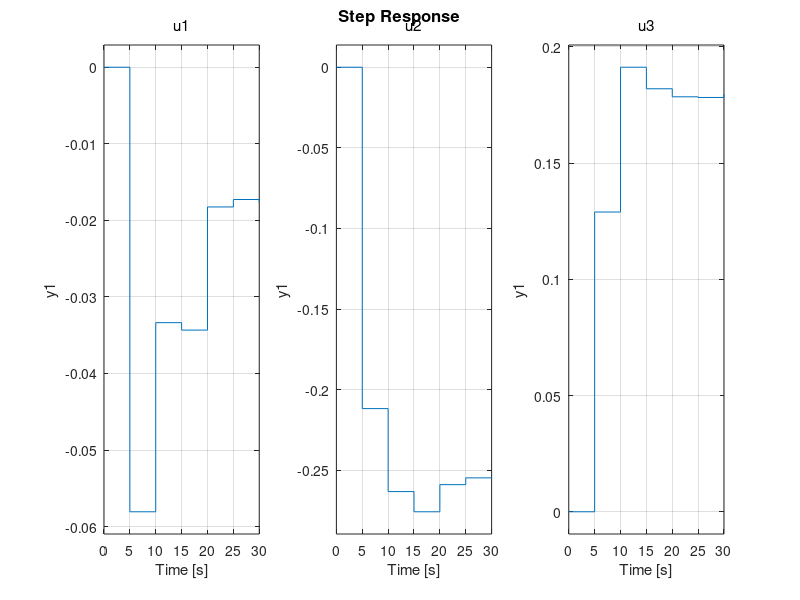

Write the MATLAB code that produced this figure.
%%
% the chosen model (4 state, subseries =200)
%% learned 2 state model  subseries=50
% validation loss  1.1903176307678223
A=[0.25892714  0.02125828;-0.6919281   0.17042749];
B=[-0.21627925 -0.0987151   0.06778879;-0.354768    0.09810929 -0.07273055];
C=[0.29548362 -0.56777394];
D=0;
ts=5;
sys = ss(A,B,C,D,ts);
step(sys)
%% learned 2 state model  subseries=400
% validation loss  1.1030536890029907
A=[0.14053252,-0.36566183;-0.46399364,-0.31118467];
B=[0.22369824,0.3010773,-0.07944702;-0.20917645,-0.22528267,-0.0524387];
C=[0.4431089,-0.56475943];
D=0;
ts=5;
sys = ss(A,B,C,D,ts);
step(sys)

%% learned 3 state model subseries=50
% validation loss  1.1199733018875122
A=[-0.20468305 -0.15762964 -0.27268916;
    -0.48475    -0.12887418 -0.04021144;
    -0.43825504  0.37917134 -0.04751418];
B=[0.10975306  0.04732624 -0.24841562;
    0.16496366  0.14728484  0.34937814;
    -0.32426608  0.12106289 -0.19939707];
C=[-0.16595249 -0.5456792  -0.48140964];
D=0;
ts=5;
sys = ss(A,B,C,D,ts);
step(sys)

%% learned 3 state model subseries=400
% validation loss  1.1811745166778564
A=[-0.35908377  0.1070694  -0.14868103;
    -0.0884248  -0.2296993   0.0999795;
    0.06164128  0.3222499   0.24255393];
B=[0.36767304 -0.1703708  -0.23183373;
    0.09809564  0.02941514  0.31707227;
    0.24076413 -0.02929946 -0.23198277];
C=[-0.68066764 -0.12430349 -0.38992277];
D=0;
ts=5;
sys = ss(A,B,C,D,ts);
step(sys)

%% learned 4 state model subseries=50
% validation loss  1.1477457284927368
A=[0.10219794 -0.305089    0.21109945 -0.03365075;
    -0.58049536  0.1622826  -0.1609498   0.35896778;
    0.36601692  0.18221109 -0.03277422  0.20404571;
    0.49393523 -0.04505786  0.20074409 -0.136552];
B=[-0.02606489 -0.01776552  0.02458843;
    0.3606792  -0.11092178  0.01919511;
    0.2760311   0.09368141 -0.17933297;
    -0.18156989  0.17096153 -0.07306829];

C=[0.17880835 -0.35622355  0.12305978  0.5038483];
D=0;
ts=5;
sys = ss(A,B,C,D,ts);
step(sys)

%% learned 4 state model subseries=200
% validation loss  1.1599960327148438
A=[-0.06824921  0.00085048 -0.00838581 -0.0172115;
    -0.53445333  0.21884347 -0.3806465   0.0174005;
    0.02541124 -0.02280101 -0.17882209  0.20034575;
   -0.55188805  0.23825075 -0.3449853   0.3421386];
B=[0.04751976 -0.3038336   0.11502537;
    -0.24056381 -0.12971258 -0.19785942;
    0.05863554 -0.06726048  0.35304385;
    0.3333706  -0.23543009 -0.14228687];

C=[0.07582217 -0.47991046 -0.11649413 -0.38406187];
D=0;
ts=5;
sys = ss(A,B,C,D,ts);
step(sys)

%% learned 4 state model subseries=400
% validation loss  1.1866322755813599
A=[-0.43905374  0.06132863  0.05446228 -0.35001898;
    0.46658573  0.00780277  0.38548642 -0.37989187;
    0.20968322 -0.19270487  0.09823235 -0.3023902;
    -0.1726205   0.05577308 -0.24330449 -0.07580545];
B=[-0.14548731 -0.18562779  0.2921172;
    0.01339952  0.33271277 -0.01750143;
    0.2587358  -0.19702607 -0.02251318;
    0.01654192 -0.55053246 -0.18912724];

C=[-0.35211483  0.2442789  -0.00211679 -0.35765955];
D=0;
ts=5;
sys = ss(A,B,C,D,ts);
step(sys)

%% learned 5 state model subseries=400
% validation loss  1.1803869009017944
% training loss is: 0.16955173589910072
A=[ 0.41777533 -0.06000374  0.13804418  0.06812168  0.09363393;
    0.00453269 -0.18981078 -0.22396232 -0.11870068  0.02205453;
    0.05242376  0.1493878   0.41774005  0.09217896 -0.17706113;
    -0.25951907  0.29848534 -0.02949474 -0.4110325   0.02489619;
    -0.39602193  0.09679861  0.2896758  -0.1608829  -0.17463621];
B=[-0.13420923 -0.23230562  0.10961781;
    -0.04943481 -0.12555744  0.0891491;
    -0.16450992 -0.15723637 -0.40364745;
    0.0482797   0.4221597   0.509698;
    0.23200303 -0.3157489   0.03759441];

C=[-0.03721095 -0.34263378  0.31894368 -0.33041885  0.11422286];
D=0;
ts=5;
sys = ss(A,B,C,D,ts);
step(sys)


%% learned 6 state model subseries=400
% validation loss  1.1295784711837769
% training loss is: 0.3109994228929281
A=[ 0.23185733  0.00960041  0.2615965   0.27612084 -0.0134261  -0.05756565;
    0.35280496 -0.21767597  0.09735207  0.01551503  0.15299062 -0.16015437;
    -0.03298337 -0.14454637  0.2476859  -0.35644522 -0.016909   -0.01861048;
    -0.10856585 -0.18542153  0.23424928 -0.01141369 -0.09250638 -0.00778373;
    -0.3208722   0.04322042 -0.1459052   0.00581772 -0.11941451 -0.10303479;
    0.2718441  -0.13541266 -0.13926347 -0.26033854  0.01885658  0.28602257];
B=[0.24809706 -0.17277537  0.29378352;
   -0.36133778 -0.2278098   0.10885836;
   -0.05199601 -0.02011568  0.01451185;
   -0.31920385 -0.25697258 -0.04586912;
   -0.23498219  0.35141242  0.07774526;
   -0.11987062  0.06741718 -0.17573209];

C=[0.38409245  0.32162327 -0.14439029  0.19117723 -0.07591133  0.01222935];
D=0;
ts=5;
sys = ss(A,B,C,D,ts);
step(sys)